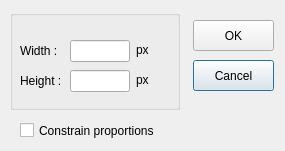
<?xml version="1.0" encoding="UTF-8"?>
<ui version="4.0">
 <class>TMOGUIImageSize</class>
 <widget class="QDialog" name="TMOGUIImageSize">
  <property name="geometry">
   <rect>
    <x>0</x>
    <y>0</y>
    <width>285</width>
    <height>151</height>
   </rect>
  </property>
  <property name="windowTitle">
   <string>Image Size</string>
  </property>
  <widget class="QCheckBox" name="CheckBox1">
   <property name="geometry">
    <rect>
     <x>20</x>
     <y>120</y>
     <width>150</width>
     <height>21</height>
    </rect>
   </property>
   <property name="toolTip">
    <string>Constrain aspect ratio</string>
   </property>
   <property name="text">
    <string>Constrain proportions </string>
   </property>
  </widget>
  <widget class="QGroupBox" name="GroupBox1">
   <property name="geometry">
    <rect>
     <x>10</x>
     <y>10</y>
     <width>170</width>
     <height>100</height>
    </rect>
   </property>
   <widget class="QLabel" name="TextLabel2">
    <property name="geometry">
     <rect>
      <x>10</x>
      <y>60</y>
      <width>40</width>
      <height>21</height>
     </rect>
    </property>
    <property name="text">
     <string>Height :</string>
    </property>
    <property name="wordWrap">
     <bool>false</bool>
    </property>
   </widget>
   <widget class="QLabel" name="TextLabel1">
    <property name="geometry">
     <rect>
      <x>10</x>
      <y>30</y>
      <width>40</width>
      <height>21</height>
     </rect>
    </property>
    <property name="text">
     <string>Width :</string>
    </property>
    <property name="wordWrap">
     <bool>false</bool>
    </property>
   </widget>
   <widget class="QLineEdit" name="LineEdit1">
    <property name="geometry">
     <rect>
      <x>60</x>
      <y>30</y>
      <width>60</width>
      <height>22</height>
     </rect>
    </property>
   </widget>
   <widget class="QLineEdit" name="LineEdit2">
    <property name="geometry">
     <rect>
      <x>60</x>
      <y>60</y>
      <width>60</width>
      <height>22</height>
     </rect>
    </property>
   </widget>
   <widget class="QLabel" name="ratioLabel">
    <property name="geometry">
     <rect>
      <x>143</x>
      <y>32</y>
      <width>20</width>
      <height>50</height>
     </rect>
    </property>
    <property name="text">
     <string/>
    </property>
    <property name="pixmap">
     <pixmap resource="icons.qrc">:/icons/todo.png</pixmap>
    </property>
    <property name="wordWrap">
     <bool>false</bool>
    </property>
   </widget>
   <widget class="QLabel" name="textLabel1_2">
    <property name="geometry">
     <rect>
      <x>126</x>
      <y>60</y>
      <width>20</width>
      <height>20</height>
     </rect>
    </property>
    <property name="text">
     <string>px</string>
    </property>
    <property name="wordWrap">
     <bool>false</bool>
    </property>
   </widget>
   <widget class="QLabel" name="textLabel1">
    <property name="geometry">
     <rect>
      <x>126</x>
      <y>30</y>
      <width>20</width>
      <height>20</height>
     </rect>
    </property>
    <property name="text">
     <string>px</string>
    </property>
    <property name="wordWrap">
     <bool>false</bool>
    </property>
   </widget>
  </widget>
  <widget class="QPushButton" name="PushButton2">
   <property name="geometry">
    <rect>
     <x>193</x>
     <y>60</y>
     <width>81</width>
     <height>31</height>
    </rect>
   </property>
   <property name="text">
    <string>Cancel</string>
   </property>
  </widget>
  <widget class="QPushButton" name="PushButton1">
   <property name="geometry">
    <rect>
     <x>193</x>
     <y>20</y>
     <width>81</width>
     <height>31</height>
    </rect>
   </property>
   <property name="text">
    <string>OK</string>
   </property>
  </widget>
 </widget>
 <layoutdefault spacing="6" margin="11"/>
 <resources>
  <include location="icons.qrc"/>
 </resources>
 <connections>
  <connection>
   <sender>PushButton1</sender>
   <signal>clicked()</signal>
   <receiver>TMOGUIImageSize</receiver>
   <slot>accept()</slot>
   <hints>
    <hint type="sourcelabel">
     <x>20</x>
     <y>20</y>
    </hint>
    <hint type="destinationlabel">
     <x>20</x>
     <y>20</y>
    </hint>
   </hints>
  </connection>
  <connection>
   <sender>PushButton2</sender>
   <signal>clicked()</signal>
   <receiver>TMOGUIImageSize</receiver>
   <slot>reject()</slot>
   <hints>
    <hint type="sourcelabel">
     <x>20</x>
     <y>20</y>
    </hint>
    <hint type="destinationlabel">
     <x>20</x>
     <y>20</y>
    </hint>
   </hints>
  </connection>
  <connection>
   <sender>CheckBox1</sender>
   <signal>toggled(bool)</signal>
   <receiver>TMOGUIImageSize</receiver>
   <slot>CheckBox1_toggled(bool)</slot>
   <hints>
    <hint type="sourcelabel">
     <x>20</x>
     <y>20</y>
    </hint>
    <hint type="destinationlabel">
     <x>20</x>
     <y>20</y>
    </hint>
   </hints>
  </connection>
 </connections>
</ui>
